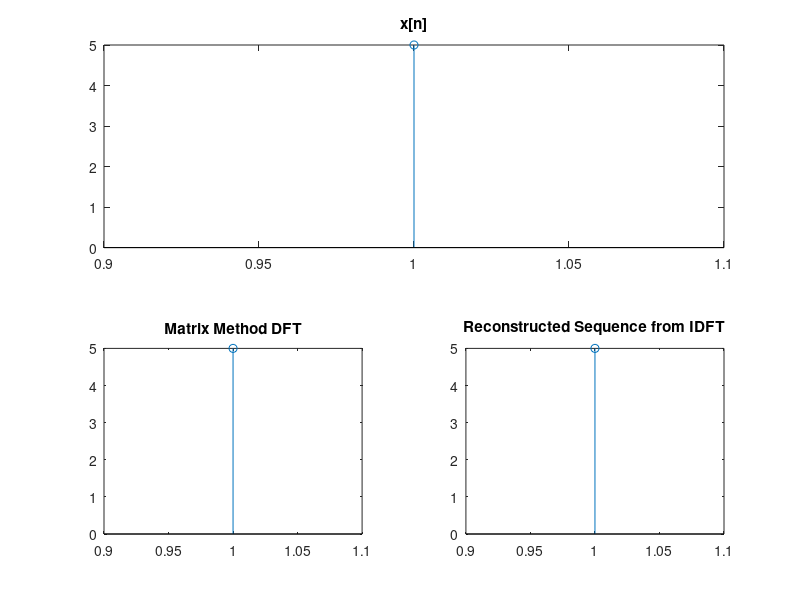

This figure's MATLAB source:
clear all; % Clear all variables from workspace
close all; % Close all figure windows
clc; % Clear command window

% Input the signal
x = input("Enter input signal: ");
N = length(x); % Get the length of the input signal

%% Matrix Method DFT
% Initialize the DFT matrix (W matrix) for DFT calculation
W = zeros(N, N);

% Construct the DFT matrix
for k = 0:N-1
    for n = 0:N-1
        W(n+1, k+1) = exp(-1j*2*pi*n*k/N); % DFT formula with negative exponent
    end
end

% Perform the DFT (multiply W matrix with input signal)
X = W * x.';  % DFT result (X)

%% Matrix Method IDFT
% Initialize the matrix for IDFT calculation (W_idft matrix)
W_idft = zeros(N, N);

% Construct the IDFT matrix (positive exponent for IDFT)
for n = 0:N-1
    for k = 0:N-1
        W_idft(n+1, k+1) = exp(1j*2*pi*n*k/N); % IDFT formula with positive exponent
    end
end

% Perform the IDFT (multiply W_idft matrix with the DFT result and scale by 1/N)
x_reconstructed = (1/N) * W_idft * X; % Reconstructed signal after IDFT

%% Plots
figure; % Create a new figure window

% Plot the original signal
subplot(2,2,[1,2]);
stem(x); % Stem plot for original signal
title("x[n]"); % Title of the plot

% Plot the DFT result (real part of X)
subplot(2,2,3);
stem(real(X)); % Stem plot for real part of the DFT result
title("Matrix Method DFT"); % Title of the plot

% Plot the reconstructed sequence after applying IDFT
subplot(2,2,4);
stem(real(x_reconstructed)); % Stem plot for the real part of the reconstructed signal
title("Reconstructed Sequence from IDFT"); % Title of the plot
